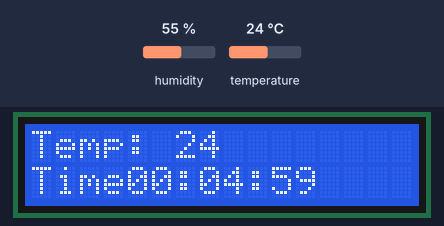
A sketch run on a simulated Arduino Uno, built with avr-gcc and run on an emulated ATmega328P. Parts: 16×2 character LCD. The inputs (shaded band) are chosen by the test bench; at power-on: temperature 24 °C, humidity 55 %.

Above: at 1.6 s.
1.7 s: temperature set to 12 °C
At 2.5 s:
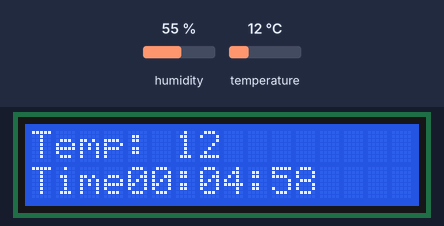
6.0 s: temperature set to 19 °C
At 6.9 s:
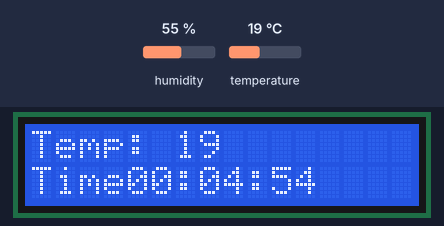
8.9 s: temperature set to 28 °C
At 10.3 s:
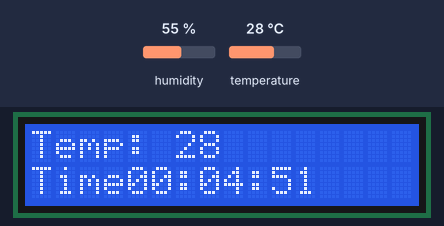
Timing chart, 0 to 11.9 s (numbered marks = the images above; inputs shaded):
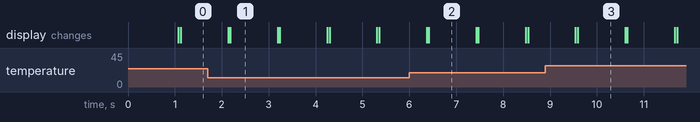

The sketch:

LCDandDHT11timer.ino
```cpp
#include <LiquidCrystal_I2C.h>
#include <Wire.h>
#include <dht11.h>
#define sensor 4
LiquidCrystal_I2C lcd(0x27, 16, 2);
dht11 DHT;
const unsigned long timeInterval = 500;
unsigned long previousTime = 0;
int hrs = 0;
int Min = 5;
int sec = 0;
void setup() {
  lcd.init();
  lcd.backlight();
}

void loop() {
  unsigned long currentTime = millis();
  if(currentTime - previousTime >= timeInterval){
    DHT.read(sensor);
    lcd.clear();
    lcd.setCursor(0,0);
    lcd.print("Temp: ");
    lcd.print(DHT.temperature);
    INIT();
    //lcd.setCursor(0,1);
    //unsigned long timer = currentTime - previousTime;
    //lcd.print(timer);
    //previousTime = currentTime;
  }
  sec = sec -1;
  delay(1000);
  if(sec == -1){
    sec = 59;
    Min = Min - 1;
  }
  if(Min == -1){
    Min = 59;
    hrs = hrs -1;
  }
  if(hrs == -1){
    hrs = 0;
  }
  lcd.setCursor(0,1);
  if(hrs <= 9){
    lcd.print('0');
  }
  lcd.print("hrs");
  lcd.print(':');
  if (Min <= 9)
  {
    lcd.print('0');
  }
  lcd.print(Min);
  lcd.print(':');
  if (sec <= 9)
  {
    lcd.print('0');
  }
  lcd.print(sec);
}
void INIT()
{
  lcd.setCursor(0,1);
  lcd.print("Timer");
  lcd.setCursor(4,1);
  if(hrs <=9){
    lcd.print('0');
  }
  lcd.print(hrs);
  lcd.print(':');
  if(Min <=9){
    lcd.print('0');
  }
  lcd.print(Min);
  lcd.print(':');
  if(sec <= 9){
    lcd.print('0');
  }
  lcd.print(sec);
}
```

Measured:
- what the display in image 1 shows lasts 1.0 s, from 2.2 s to 3.2 s
